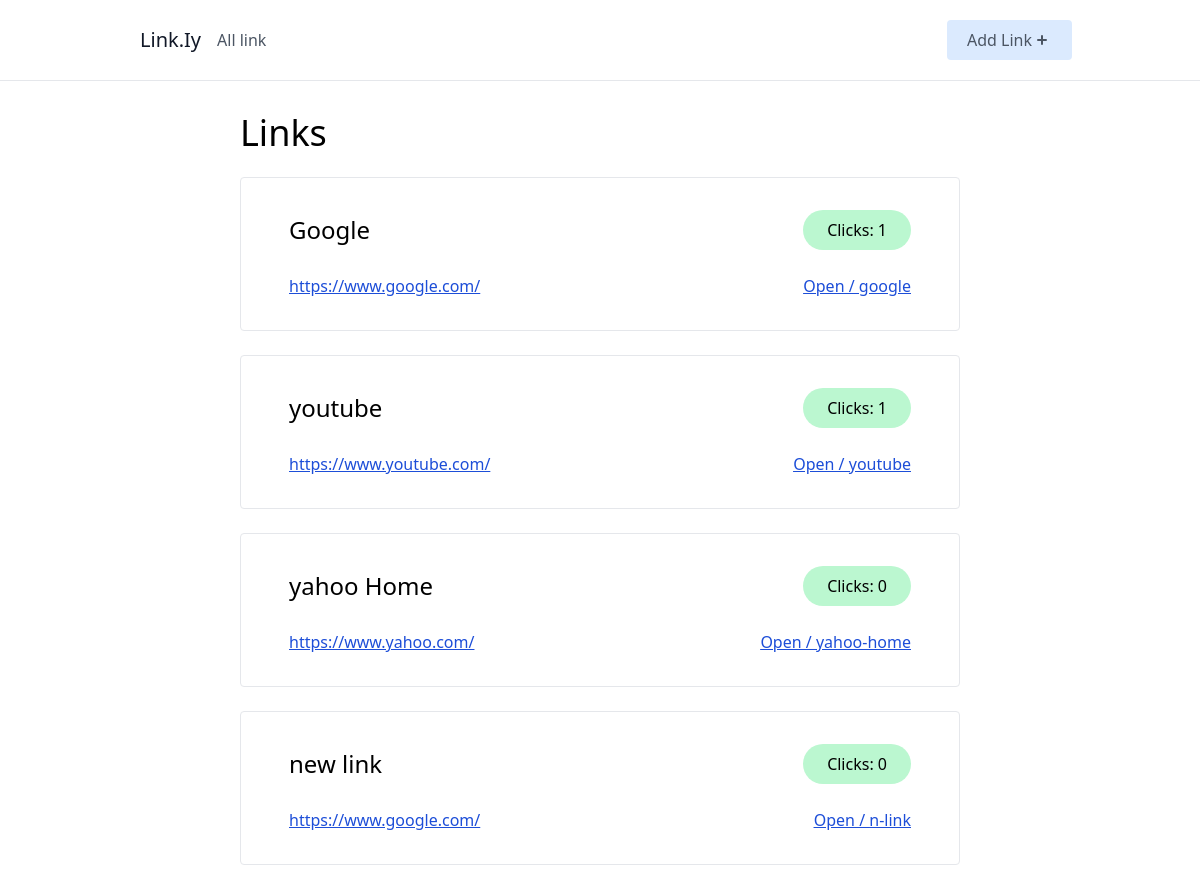
The page / on the database its author committed.
### links/models.py (models this page shows, shortened)
class Link(models.Model):
    name = models.CharField(max_length=50, unique=True)
    url = models.URLField(max_length=200)
    slug = models.SlugField(unique=True, blank=True)
    clicks = models.PositiveIntegerField(default=0)

### links/views.py (the view)
# urls.py: path('', index, name="home"),
def index(request):
    links = Link.objects.all()
    context ={
        "links": links
    }
    return render( request, 'links/index.html',context)

### links/templates/links/index.html
{% extends 'links/_base.html' %} {% block content %}
<div class="sm:w-2/3 mx-auto px-10">
  <h1 class="text-4xl mb-2">Links</h1>
  {% for link in links %}
  <div class="border rounded px-12 py-8 my-6 hover:border-gray-500">
    <div class="flex justify-between items-center pb-6">
      <p class="text-2xl">{{link.name}}</p>
      <p class="rounded-full bg-green-200 px-6 py-2">Clicks: {{link.clicks}}</p>
    </div>
    <div class="flex justify-between item-center">
      <p>
        <a class="underline text-blue-700" href="{{link.url}}">{{link.url}}</a>
      </p>
      <p class="underline underline text-blue-700">
        <a target="_blank" href="{% url 'root_link' link.slug %}"
          >Open / {{link.slug}}</a
        >
      </p>
    </div>
  </div>
  {% endfor %}
</div>
{% endblock content %}

### links/templates/links/_base.html (shortened to what this page needs)
<!DOCTYPE html>
<html lang="en">
  <head>
    <script src="https://cdn.tailwindcss.com"></script>
  </head>
  <body class="">
    <header class="text-gray-600 body-font border-b mb-8">
      <div
        class="container mx-auto flex flex-wrap px-10 py-5 flex-col md:flex-row items-center"
      >
        <a
          href="{% url 'home' %}"
          class="flex title-font font-medium items-center text-gray-900 mb-4 md:mb-0"
          ><span class="ml-3 text-xl">Link.Iy</span></a
        >
        <nav
          class="md:mr-auto md:ml-4 md:py-1 md:border-1 md:border-gray-400 flex flex-wrap items-center text-base justify-center"
        >
          <a href="{% url 'home' %}" class="mr-5 hover:text-gray-900"
            >All link</a
          >
        </nav>
        <a href="{% url 'create-link' %}">
          <button
            class="inline-flex items-center bg-blue-100 border-0 py-2 px-5 focus:outline-none hover:bg-blue-200 rounded text-base mt-4 md:mt-0"
          >
            Add Link
            <svg
              xmlns="http://wwww.w3.org/2000/svg"
              class="h-5 w-5"
              viewBox="0 0 20 20"
              fill="currentColor"
            >
              <path
                full-rule="evenodd"
                d="M10 5a1 1 0 011 1v3h3a1 1 0 110 2h-3v3a1 1 0 11-2 0v-3H6a1 1 0 110-2h3V6a1 1 0 011-1z"
                clip-rule="evenodd"
              ></path>
            </svg>
          </button>
        </a>
      </div>
    </header>
    <div>{% block content %} {% endblock content %}</div>
  </body>
</html>

### rows shown on the page
Link: name "Google", clicks "1", url "https://www.google.com/", slug "google"
Link: name "youtube", clicks "1", url "https://www.youtube.com/", slug "youtube"
Link: name "yahoo Home", clicks "0", url "https://www.yahoo.com/", slug "yahoo-home"
Link: name "new link", clicks "0", url "https://www.google.com/", slug "n-link"
